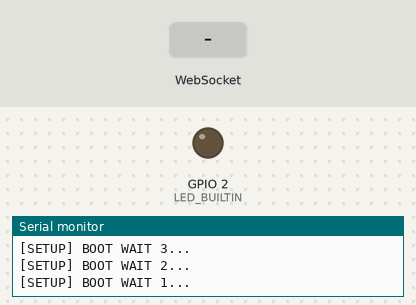
This sketch was run on a simulated ESP32. Shown: output pins drawn as LEDs (lit = HIGH), the last lines printed to the serial monitor. The test bench sets the inputs (shaded band). WiFi joins after 1.5 s; servers stay silent unless stated.

Above: at 6.7 s.
6.8 s: WebSocket text "5" received
At 7.6 s:
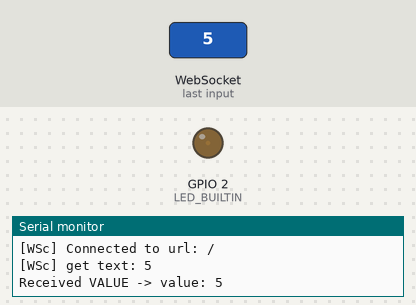
8.3 s: WebSocket text "90" received
At 8.8 s:
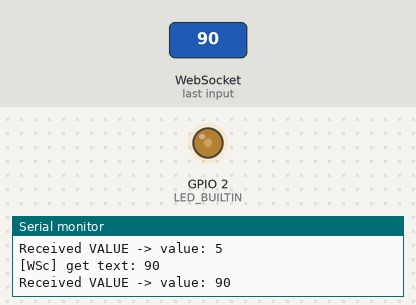
9.8 s: WebSocket text "200" received
At 11.1 s:
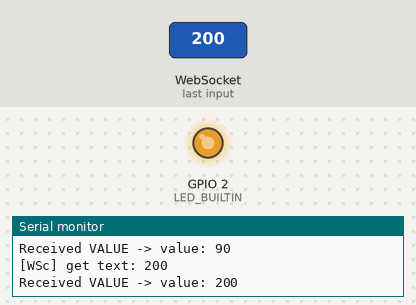
Timing chart, 0 to 12.8 s (numbered marks = the images above; inputs shaded):
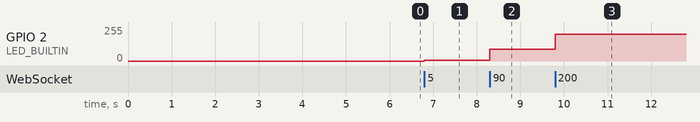

Measured:
- after the input at 6.8 s, GPIO 2 (LED_BUILTIN): 0/255 → 5/255 at once
- after the input at 8.3 s, GPIO 2 (LED_BUILTIN): 5/255 → 90/255 at once
- after the input at 9.8 s, GPIO 2 (LED_BUILTIN): 90/255 → 200/255 at once

The sketch:

WebSocketClient.ino
```cpp
/*
 * WebSocketClient.ino
 *
 *  Created on: 24.05.2015
 *
 */

#include <Arduino.h>

#include <WiFi.h>
#include <WiFiMulti.h>
#include <WiFiClientSecure.h>

#include <WebSocketsClient.h>

WiFiMulti WiFiMulti;
WebSocketsClient webSocket;

#define USE_SERIAL Serial

void hexdump(const void *mem, uint32_t len, uint8_t cols = 16)
{
	const uint8_t *src = (const uint8_t *)mem;
	USE_SERIAL.printf("\n[HEXDUMP] Address: 0x%08X len: 0x%X (%d)", (ptrdiff_t)src, len, len);
	for (uint32_t i = 0; i < len; i++)
	{
		if (i % cols == 0)
		{
			USE_SERIAL.printf("\n[0x%08X] 0x%08X: ", (ptrdiff_t)src, i);
		}
		USE_SERIAL.printf("%02X ", *src);
		src++;
	}
	USE_SERIAL.printf("\n");
}

void webSocketEvent(WStype_t type, uint8_t *payload, size_t length)
{

	switch (type)
	{
	case WStype_DISCONNECTED:
		USE_SERIAL.printf("[WSc] Disconnected!\n");
		break;
	case WStype_CONNECTED:
		USE_SERIAL.printf("[WSc] Connected to url: %s\n", payload);

		// send message to server when Connected
		webSocket.sendTXT("Connected");
		break;
	case WStype_TEXT:
	{
		USE_SERIAL.printf("[WSc] get text: %s\n", payload);

		if (strcmp((char *)payload, "on") == 0)
		{
			int value = 255;
			analogWrite(LED_BUILTIN, value);
			USE_SERIAL.printf("Received ON -> value: %d\n", value);
		}
		else if (strcmp((char *)payload, "off") == 0)
		{
			int value = 0;
			analogWrite(LED_BUILTIN, value);
			USE_SERIAL.printf("Received OFF -> value: %d\n", value);
		}
		else
		{
			int value = atoi((char *)payload);
#// data in payload return as array of 8 bit of bytes so we convert all to string then convert to integer use atoi(Assci to int)
				if (value<0) value = 0;
			if (value > 255)
				value = 255;
			analogWrite(LED_BUILTIN, value);
			USE_SERIAL.printf("Received VALUE -> value: %d\n", value);
		}
		break;
	}

	// send message to server
	// webSocket.sendTXT("message here");
	break;
	case WStype_BIN:
		USE_SERIAL.printf("[WSc] get binary length: %u\n", length);
		hexdump(payload, length);

		// send data to server
		// webSocket.sendBIN(payload, length);
		break;
	case WStype_ERROR:
	case WStype_FRAGMENT_TEXT_START:
	case WStype_FRAGMENT_BIN_START:
	case WStype_FRAGMENT:
	case WStype_FRAGMENT_FIN:
		break;
	}
}

void setup()
{
	// USE_SERIAL.begin(921600);
	USE_SERIAL.begin(115200);

	// Serial.setDebugOutput(true);
	USE_SERIAL.setDebugOutput(true);

	USE_SERIAL.println();
	USE_SERIAL.println();
	USE_SERIAL.println();

	for (uint8_t t = 4; t > 0; t--)
	{
		USE_SERIAL.printf("[SETUP] BOOT WAIT %d...\n", t);
		USE_SERIAL.flush();
		delay(1000);
	}

	WiFiMulti.addAP("Omar", "omar510omar");

	// WiFi.disconnect();
	while (WiFiMulti.run() != WL_CONNECTED)
	{
		delay(100);
	}

	// server address, port and URL
	webSocket.begin("192.168.1.36", 3000, "/");

	// event handler
	webSocket.onEvent(webSocketEvent);

	// use HTTP Basic Authorization this is optional remove if not needed
	webSocket.setAuthorization("user", "Password");

	// try ever 5000 again if connection has failed
	webSocket.setReconnectInterval(5000);
}

void loop()
{
	webSocket.loop();
}
```
